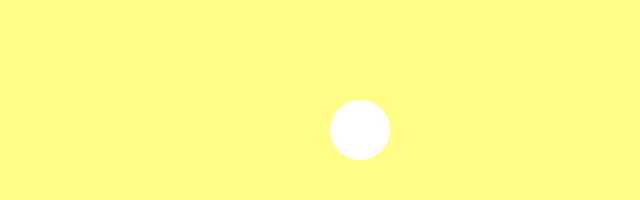
Frame 1 (no input)
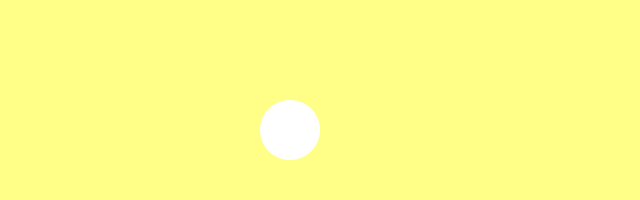
Frame 60 (the mouse pressed at the canvas centre just before this capture)
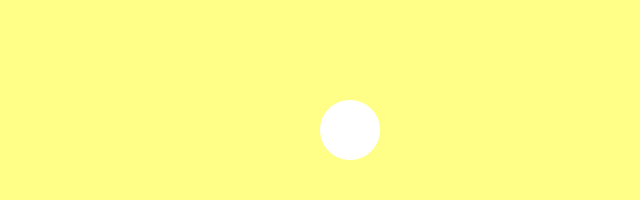
Frame 120 (the mouse held since frame 60 and released just before this capture)

The Processing sketch that drew these frames (run headless with seeded random() and noise(); from frame 60 on, the mouse is pressed at the canvas centre):

// Processing sketch: processing_37772
// ── processing_37772.pde


int size = 60;       // Width of the shape
float xpos, ypos;    // Starting position of shape    

float xspeed = 10;  // Speed of the shape
float yspeed = 25;  // Speed of the shape

int xdirection = 1;  // Left or Right
int ydirection = 0;  // Top to Bottom
int times = 1; // 

void setup() 
{
  size(640, 200);
  noStroke();
  frameRate(30);
  smooth();
  // Set the starting position of the shape
  xpos = width/2  ;
  ypos = height/2;
}

void draw() 
{
  background(-120);
  
  // Update the position of the shape
  xpos = xpos + ( xspeed * xdirection );
  ypos = ypos + ( yspeed * ydirection );
  
  // Test to see if the shape exceeds the boundaries of the screen
  // If it does, reverse its direction by multiplying by -1
  if (xpos > width-size || xpos < 0) {
    xdirection *= -1;
  }
  if (ypos > height-size || ypos < 0) {
    ydirection *= -1;
  }
  if (xpos < width/2 && xdirection == -1 && times>3){
    xdirection = 0 ; ydirection = -1; times = 1 ;
  }
  if (ypos < height/2 && ydirection == -1 && times>3){
    ydirection = 0 ; xdirection =1 ; times = 1 ;
  }
if (xpos> width-size || xpos < 0){
  times = times +1;
} 
 if (ypos > height-size || ypos < 0) {
   times = times +1;}
  // Draw the shape
  color (330) ;
  ellipse(xpos+size/2, ypos+size/2, size, size);

}
